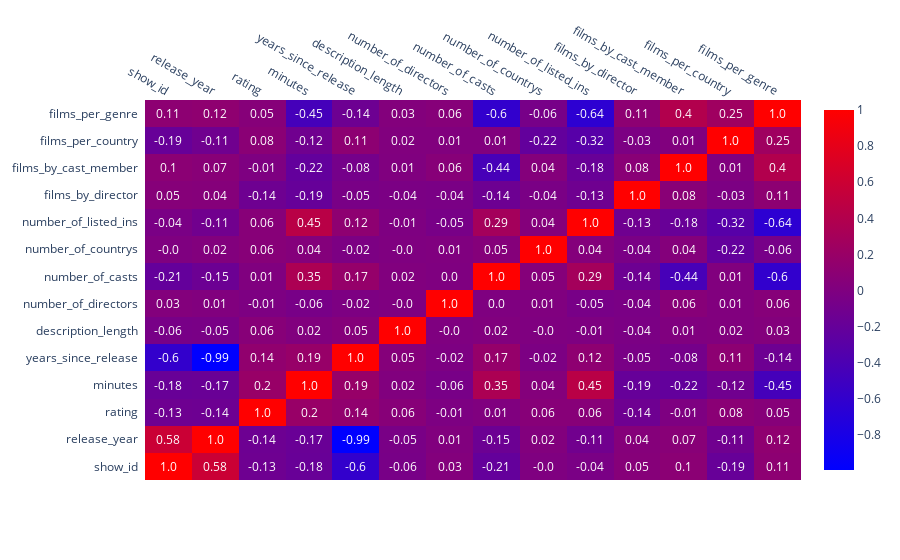

Write notebook code for a chart like this one.
### Markdown cell above
### 4.3.1 Numerical Attributes

### Code cell
num_attributes = exploratory_data_analysis.select_dtypes(include='number')
correlation = num_attributes.corr(method='pearson')

fig = ff.create_annotated_heatmap(
    z=correlation.values, 
    x=list(correlation.columns), 
    y=list(correlation.index), 
    annotation_text=correlation.round(2).values, 
    showscale=True,
    colorscale='Bluered'
)
fig.show()

### Figure 1 — Plotly figure (JSON) as saved in the notebook; plotly's stock layout.template omitted (floating-point values rounded to 4 significant figures; data arrays with more than 128 entries replaced by an {"elided": "..."} marker saying what was removed)
{"data": [{"colorscale": [[0, "rgb(0,0,255)"], [1, "rgb(255,0,0)"]], "reversescale": false, "showscale": true, "type": "heatmap", "x": ["show_id", "release_year", "rating", "minutes", "years_since_release", "description_length", "number_of_directors", "number_of_casts", "number_of_countrys", "number_of_listed_ins", "films_by_director", "films_by_cast_member", "films_per_country", "films_per_genre"], "y": ["show_id", "release_year", "rating", "minutes", "years_since_release", "description_length", "number_of_directors", "number_of_casts", "number_of_countrys", "number_of_listed_ins", "films_by_director", "films_by_cast_member", "films_per_country", "films_per_genre"], "z": {"elided": "14x14 float values"}}], "layout": {"annotations": [{"font": {"color": "#FFFFFF"}, "showarrow": false, "text": "1.0", "x": "show_id", "xref": "x", "y": "show_id", "yref": "y"}, {"font": {"color": "#FFFFFF"}, "showarrow": false, "text": "0.58", "x": "release_year", "xref": "x", "y": "show_id", "yref": "y"}, {"font": {"color": "#FFFFFF"}, "showarrow": false, "text": "-0.13", "x": "rating", "xref": "x", "y": "show_id", "yref": "y"}, {"font": {"color": "#FFFFFF"}, "showarrow": false, "text": "-0.18", "x": "minutes", "xref": "x", "y": "show_id", "yref": "y"}, {"font": {"color": "#FFFFFF"}, "showarrow": false, "text": "-0.6", "x": "years_since_release", "xref": "x", "y": "show_id", "yref": "y"}, {"font": {"color": "#FFFFFF"}, "showarrow": false, "text": "-0.06", "x": "description_length", "xref": "x", "y": "show_id", "yref": "y"}, {"font": {"color": "#FFFFFF"}, "showarrow": false, "text": "0.03", "x": "number_of_directors", "xref": "x", "y": "show_id", "yref": "y"}, {"font": {"color": "#FFFFFF"}, "showarrow": false, "text": "-0.21", "x": "number_of_casts", "xref": "x", "y": "show_id", "yref": "y"}, {"font": {"color": "#FFFFFF"}, "showarrow": false, "text": "-0.0", "x": "number_of_countrys", "xref": "x", "y": "show_id", "yref": "y"}, {"font": {"color": "#FFFFFF"}, "showarrow": false, "text": "-0.04", "x": "number_of_listed_ins", "xref": "x", "y": "show_id", "yref": "y"}, {"font": {"color": "#FFFFFF"}, "showarrow": false, "text": "0.05", "x": "films_by_director", "xref": "x", "y": "show_id", "yref": "y"}, {"font": {"color": "#FFFFFF"}, "showarrow": false, "text": "0.1", "x": "films_by_cast_member", "xref": "x", "y": "show_id", "yref": "y"}, {"font": {"color": "#FFFFFF"}, "showarrow": false, "text": "-0.19", "x": "films_per_country", "xref": "x", "y": "show_id", "yref": "y"}, {"font": {"color": "#FFFFFF"}, "showarrow": false, "text": "0.11", "x": "films_per_genre", "xref": "x", "y": "show_id", "yref": "y"}, {"font": {"color": "#FFFFFF"}, "showarrow": false, "text": "0.58", "x": "show_id", "xref": "x", "y": "release_year", "yref": "y"}, {"font": {"color": "#FFFFFF"}, "showarrow": false, "text": "1.0", "x": "release_year", "xref": "x", "y": "release_year", "yref": "y"}, {"font": {"color": "#FFFFFF"}, "showarrow": false, "text": "-0.14", "x": "rating", "xref": "x", "y": "release_year", "yref": "y"}, {"font": {"color": "#FFFFFF"}, "showarrow": false, "text": "-0.17", "x": "minutes", "xref": "x", "y": "release_year", "yref": "y"}, {"font": {"color": "#FFFFFF"}, "showarrow": false, "text": "-0.99", "x": "years_since_release", "xref": "x", "y": "release_year", "yref": "y"}, {"font": {"color": "#FFFFFF"}, "showarrow": false, "text": "-0.05", "x": "description_length", "xref": "x", "y": "release_year", "yref": "y"}, {"font": {"color": "#FFFFFF"}, "showarrow": false, "text": "0.01", "x": "number_of_directors", "xref": "x", "y": "release_year", "yref": "y"}, {"font": {"color": "#FFFFFF"}, "showarrow": false, "text": "-0.15", "x": "number_of_casts", "xref": "x", "y": "release_year", "yref": "y"}, {"font": {"color": "#FFFFFF"}, "showarrow": false, "text": "0.02", "x": "number_of_countrys", "xref": "x", "y": "release_year", "yref": "y"}, {"font": {"color": "#FFFFFF"}, "showarrow": false, "text": "-0.11", "x": "number_of_listed_ins", "xref": "x", "y": "release_year", "yref": "y"}, {"font": {"color": "#FFFFFF"}, "showarrow": false, "text": "0.04", "x": "films_by_director", "xref": "x", "y": "release_year", "yref": "y"}, {"font": {"color": "#FFFFFF"}, "showarrow": false, "text": "0.07", "x": "films_by_cast_member", "xref": "x", "y": "release_year", "yref": "y"}, {"font": {"color": "#FFFFFF"}, "showarrow": false, "text": "-0.11", "x": "films_per_country", "xref": "x", "y": "release_year", "yref": "y"}, {"font": {"color": "#FFFFFF"}, "showarrow": false, "text": "0.12", "x": "films_per_genre", "xref": "x", "y": "release_year", "yref": "y"}, {"font": {"color": "#FFFFFF"}, "showarrow": false, "text": "-0.13", "x": "show_id", "xref": "x", "y": "rating", "yref": "y"}, {"font": {"color": "#FFFFFF"}, "showarrow": false, "text": "-0.14", "x": "release_year", "xref": "x", "y": "rating", "yref": "y"}, {"font": {"color": "#FFFFFF"}, "showarrow": false, "text": "1.0", "x": "rating", "xref": "x", "y": "rating", "yref": "y"}, {"font": {"color": "#FFFFFF"}, "showarrow": false, "text": "0.2", "x": "minutes", "xref": "x", "y": "rating", "yref": "y"}, {"font": {"color": "#FFFFFF"}, "showarrow": false, "text": "0.14", "x": "years_since_release", "xref": "x", "y": "rating", "yref": "y"}, {"font": {"color": "#FFFFFF"}, "showarrow": false, "text": "0.06", "x": "description_length", "xref": "x", "y": "rating", "yref": "y"}, {"font": {"color": "#FFFFFF"}, "showarrow": false, "text": "-0.01", "x": "number_of_directors", "xref": "x", "y": "rating", "yref": "y"}, {"font": {"color": "#FFFFFF"}, "showarrow": false, "text": "0.01", "x": "number_of_casts", "xref": "x", "y": "rating", "yref": "y"}, {"font": {"color": "#FFFFFF"}, "showarrow": false, "text": "0.06", "x": "number_of_countrys", "xref": "x", "y": "rating", "yref": "y"}, {"font": {"color": "#FFFFFF"}, "showarrow": false, "text": "0.06", "x": "number_of_listed_ins", "xref": "x", "y": "rating", "yref": "y"}, {"font": {"color": "#FFFFFF"}, "showarrow": false, "text": "-0.14", "x": "films_by_director", "xref": "x", "y": "rating", "yref": "y"}, {"font": {"color": "#FFFFFF"}, "showarrow": false, "text": "-0.01", "x": "films_by_cast_member", "xref": "x", "y": "rating", "yref": "y"}, {"font": {"color": "#FFFFFF"}, "showarrow": false, "text": "0.08", "x": "films_per_country", "xref": "x", "y": "rating", "yref": "y"}, {"font": {"color": "#FFFFFF"}, "showarrow": false, "text": "0.05", "x": "films_per_genre", "xref": "x", "y": "rating", "yref": "y"}, {"font": {"color": "#FFFFFF"}, "showarrow": false, "text": "-0.18", "x": "show_id", "xref": "x", "y": "minutes", "yref": "y"}, {"font": {"color": "#FFFFFF"}, "showarrow": false, "text": "-0.17", "x": "release_year", "xref": "x", "y": "minutes", "yref": "y"}, {"font": {"color": "#FFFFFF"}, "showarrow": false, "text": "0.2", "x": "rating", "xref": "x", "y": "minutes", "yref": "y"}, {"font": {"color": "#FFFFFF"}, "showarrow": false, "text": "1.0", "x": "minutes", "xref": "x", "y": "minutes", "yref": "y"}, {"font": {"color": "#FFFFFF"}, "showarrow": false, "text": "0.19", "x": "years_since_release", "xref": "x", "y": "minutes", "yref": "y"}, {"font": {"color": "#FFFFFF"}, "showarrow": false, "text": "0.02", "x": "description_length", "xref": "x", "y": "minutes", "yref": "y"}, {"font": {"color": "#FFFFFF"}, "showarrow": false, "text": "-0.06", "x": "number_of_directors", "xref": "x", "y": "minutes", "yref": "y"}, {"font": {"color": "#FFFFFF"}, "showarrow": false, "text": "0.35", "x": "number_of_casts", "xref": "x", "y": "minutes", "yref": "y"}, {"font": {"color": "#FFFFFF"}, "showarrow": false, "text": "0.04", "x": "number_of_countrys", "xref": "x", "y": "minutes", "yref": "y"}, {"font": {"color": "#FFFFFF"}, "showarrow": false, "text": "0.45", "x": "number_of_listed_ins", "xref": "x", "y": "minutes", "yref": "y"}, {"font": {"color": "#FFFFFF"}, "showarrow": false, "text": "-0.19", "x": "films_by_director", "xref": "x", "y": "minutes", "yref": "y"}, {"font": {"color": "#FFFFFF"}, "showarrow": false, "text": "-0.22", "x": "films_by_cast_member", "xref": "x", "y": "minutes", "yref": "y"}, {"font": {"color": "#FFFFFF"}, "showarrow": false, "text": "-0.12", "x": "films_per_country", "xref": "x", "y": "minutes", "yref": "y"}, {"font": {"color": "#FFFFFF"}, "showarrow": false, "text": "-0.45", "x": "films_per_genre", "xref": "x", "y": "minutes", "yref": "y"}, {"font": {"color": "#FFFFFF"}, "showarrow": false, "text": "-0.6", "x": "show_id", "xref": "x", "y": "years_since_release", "yref": "y"}, {"font": {"color": "#FFFFFF"}, "showarrow": false, "text": "-0.99", "x": "release_year", "xref": "x", "y": "years_since_release", "yref": "y"}, {"font": {"color": "#FFFFFF"}, "showarrow": false, "text": "0.14", "x": "rating", "xref": "x", "y": "years_since_release", "yref": "y"}, {"font": {"color": "#FFFFFF"}, "showarrow": false, "text": "0.19", "x": "minutes", "xref": "x", "y": "years_since_release", "yref": "y"}, {"font": {"color": "#FFFFFF"}, "showarrow": false, "text": "1.0", "x": "years_since_release", "xref": "x", "y": "years_since_release", "yref": "y"}, {"font": {"color": "#FFFFFF"}, "showarrow": false, "text": "0.05", "x": "description_length", "xref": "x", "y": "years_since_release", "yref": "y"}, {"font": {"color": "#FFFFFF"}, "showarrow": false, "text": "-0.02", "x": "number_of_directors", "xref": "x", "y": "years_since_release", "yref": "y"}, {"font": {"color": "#FFFFFF"}, "showarrow": false, "text": "0.17", "x": "number_of_casts", "xref": "x", "y": "years_since_release", "yref": "y"}, {"font": {"color": "#FFFFFF"}, "showarrow": false, "text": "-0.02", "x": "number_of_countrys", "xref": "x", "y": "years_since_release", "yref": "y"}, {"font": {"color": "#FFFFFF"}, "showarrow": false, "text": "0.12", "x": "number_of_listed_ins", "xref": "x", "y": "years_since_release", "yref": "y"}, {"font": {"color": "#FFFFFF"}, "showarrow": false, "text": "-0.05", "x": "films_by_director", "xref": "x", "y": "years_since_release", "yref": "y"}, {"font": {"color": "#FFFFFF"}, "showarrow": false, "text": "-0.08", "x": "films_by_cast_member", "xref": "x", "y": "years_since_release", "yref": "y"}, {"font": {"color": "#FFFFFF"}, "showarrow": false, "text": "0.11", "x": "films_per_country", "xref": "x", "y": "years_since_release", "yref": "y"}, {"font": {"color": "#FFFFFF"}, "showarrow": false, "text": "-0.14", "x": "films_per_genre", "xref": "x", "y": "years_since_release", "yref": "y"}, {"font": {"color": "#FFFFFF"}, "showarrow": false, "text": "-0.06", "x": "show_id", "xref": "x", "y": "description_length", "yref": "y"}, {"font": {"color": "#FFFFFF"}, "showarrow": false, "text": "-0.05", "x": "release_year", "xref": "x", "y": "description_length", "yref": "y"}, {"font": {"color": "#FFFFFF"}, "showarrow": false, "text": "0.06", "x": "rating", "xref": "x", "y": "description_length", "yref": "y"}, {"font": {"color": "#FFFFFF"}, "showarrow": false, "text": "0.02", "x": "minutes", "xref": "x", "y": "description_length", "yref": "y"}, {"font": {"color": "#FFFFFF"}, "showarrow": false, "text": "0.05", "x": "years_since_release", "xref": "x", "y": "description_length", "yref": "y"}, {"font": {"color": "#FFFFFF"}, "showarrow": false, "text": "1.0", "x": "description_length", "xref": "x", "y": "description_length", "yref": "y"}, {"font": {"color": "#FFFFFF"}, "showarrow": false, "text": "-0.0", "x": "number_of_directors", "xref": "x", "y": "description_length", "yref": "y"}, {"font": {"color": "#FFFFFF"}, "showarrow": false, "text": "0.02", "x": "number_of_casts", "xref": "x", "y": "description_length", "yref": "y"}, {"font": {"color": "#FFFFFF"}, "showarrow": false, "text": "-0.0", "x": "number_of_countrys", "xref": "x", "y": "description_length", "yref": "y"}, {"font": {"color": "#FFFFFF"}, "showarrow": false, "text": "-0.01", "x": "number_of_listed_ins", "xref": "x", "y": "description_length", "yref": "y"}, {"font": {"color": "#FFFFFF"}, "showarrow": false, "text": "-0.04", "x": "films_by_director", "xref": "x", "y": "description_length", "yref": "y"}, {"font": {"color": "#FFFFFF"}, "showarrow": false, "text": "0.01", "x": "films_by_cast_member", "xref": "x", "y": "description_length", "yref": "y"}, {"font": {"color": "#FFFFFF"}, "showarrow": false, "text": "0.02", "x": "films_per_country", "xref": "x", "y": "description_length", "yref": "y"}, {"font": {"color": "#FFFFFF"}, "showarrow": false, "text": "0.03", "x": "films_per_genre", "xref": "x", "y": "description_length", "yref": "y"}, {"font": {"color": "#FFFFFF"}, "showarrow": false, "text": "0.03", "x": "show_id", "xref": "x", "y": "number_of_directors", "yref": "y"}, {"font": {"color": "#FFFFFF"}, "showarrow": false, "text": "0.01", "x": "release_year", "xref": "x", "y": "number_of_directors", "yref": "y"}, {"font": {"color": "#FFFFFF"}, "showarrow": false, "text": "-0.01", "x": "rating", "xref": "x", "y": "number_of_directors", "yref": "y"}, {"font": {"color": "#FFFFFF"}, "showarrow": false, "text": "-0.06", "x": "minutes", "xref": "x", "y": "number_of_directors", "yref": "y"}, {"font": {"color": "#FFFFFF"}, "showarrow": false, "text": "-0.02", "x": "years_since_release", "xref": "x", "y": "number_of_directors", "yref": "y"}, {"font": {"color": "#FFFFFF"}, "showarrow": false, "text": "-0.0", "x": "description_length", "xref": "x", "y": "number_of_directors", "yref": "y"}, {"font": {"color": "#FFFFFF"}, "showarrow": false, "text": "1.0", "x": "number_of_directors", "xref": "x", "y": "number_of_directors", "yref": "y"}, {"font": {"color": "#FFFFFF"}, "showarrow": false, "text": "0.0", "x": "number_of_casts", "xref": "x", "y": "number_of_directors", "yref": "y"}, {"font": {"color": "#FFFFFF"}, "showarrow": false, "text": "0.01", "x": "number_of_countrys", "xref": "x", "y": "number_of_directors", "yref": "y"}, {"font": {"color": "#FFFFFF"}, "showarrow": false, "text": "-0.05", "x": "number_of_listed_ins", "xref": "x", "y": "number_of_directors", "yref": "y"}, {"font": {"color": "#FFFFFF"}, "showarrow": false, "text": "-0.04", "x": "films_by_director", "xref": "x", "y": "number_of_directors", "yref": "y"}, {"font": {"color": "#FFFFFF"}, "showarrow": false, "text": "0.06", "x": "films_by_cast_member", "xref": "x", "y": "number_of_directors", "yref": "y"}, {"font": {"color": "#FFFFFF"}, "showarrow": false, "text": "0.01", "x": "films_per_country", "xref": "x", "y": "number_of_directors", "yref": "y"}, {"font": {"color": "#FFFFFF"}, "showarrow": false, "text": "0.06", "x": "films_per_genre", "xref": "x", "y": "number_of_directors", "yref": "y"}, {"font": {"color": "#FFFFFF"}, "showarrow": false, "text": "-0.21", "x": "show_id", "xref": "x", "y": "number_of_casts", "yref": "y"}, {"font": {"color": "#FFFFFF"}, "showarrow": false, "text": "-0.15", "x": "release_year", "xref": "x", "y": "number_of_casts", "yref": "y"}, {"font": {"color": "#FFFFFF"}, "showarrow": false, "text": "0.01", "x": "rating", "xref": "x", "y": "number_of_casts", "yref": "y"}, {"font": {"color": "#FFFFFF"}, "showarrow": false, "text": "0.35", "x": "minutes", "xref": "x", "y": "number_of_casts", "yref": "y"}, {"font": {"color": "#FFFFFF"}, "showarrow": false, "text": "0.17", "x": "years_since_release", "xref": "x", "y": "number_of_casts", "yref": "y"}, {"font": {"color": "#FFFFFF"}, "showarrow": false, "text": "0.02", "x": "description_length", "xref": "x", "y": "number_of_casts", "yref": "y"}, {"font": {"color": "#FFFFFF"}, "showarrow": false, "text": "0.0", "x": "number_of_directors", "xref": "x", "y": "number_of_casts", "yref": "y"}, {"font": {"color": "#FFFFFF"}, "showarrow": false, "text": "1.0", "x": "number_of_casts", "xref": "x", "y": "number_of_casts", "yref": "y"}, {"font": {"color": "#FFFFFF"}, "showarrow": false, "text": "0.05", "x": "number_of_countrys", "xref": "x", "y": "number_of_casts", "yref": "y"}, {"font": {"color": "#FFFFFF"}, "showarrow": false, "text": "0.29", "x": "number_of_listed_ins", "xref": "x", "y": "number_of_casts", "yref": "y"}, {"font": {"color": "#FFFFFF"}, "showarrow": false, "text": "-0.14", "x": "films_by_director", "xref": "x", "y": "number_of_casts", "yref": "y"}, {"font": {"color": "#FFFFFF"}, "showarrow": false, "text": "-0.44", "x": "films_by_cast_member", "xref": "x", "y": "number_of_casts", "yref": "y"}, {"font": {"color": "#FFFFFF"}, "showarrow": false, "text": "0.01", "x": "films_per_country", "xref": "x", "y": "number_of_casts", "yref": "y"}, {"font": {"color": "#FFFFFF"}, "showarrow": false, "text": "-0.6", "x": "films_per_genre", "xref": "x", "y": "number_of_casts", "yref": "y"}, {"font": {"color": "#FFFFFF"}, "showarrow": false, "text": "-0.0", "x": "show_id", "xref": "x", "y": "number_of_countrys", "yref": "y"}, {"font": {"color": "#FFFFFF"}, "showarrow": false, "text": "0.02", "x": "release_year", "xref": "x", "y": "number_of_countrys", "yref": "y"}, {"font": {"color": "#FFFFFF"}, "showarrow": false, "text": "0.06", "x": "rating", "xref": "x", "y": "number_of_countrys", "yref": "y"}, {"font": {"color": "#FFFFFF"}, "showarrow": false, "text": "0.04", "x": "minutes", "xref": "x", "y": "number_of_countrys", "yref": "y"}, {"font": {"color": "#FFFFFF"}, "showarrow": false, "text": "-0.02", "x": "years_since_release", "xref": "x", "y": "number_of_countrys", "yref": "y"}, {"font": {"color": "#FFFFFF"}, "showarrow": false, "text": "-0.0", "x": "description_length", "xref": "x", "y": "number_of_countrys", "yref": "y"}, {"font": {"color": "#FFFFFF"}, "showarrow": false, "text": "0.01", "x": "number_of_directors", "xref": "x", "y": "number_of_countrys", "yref": "y"}, {"font": {"color": "#FFFFFF"}, "showarrow": false, "text": "0.05", "x": "number_of_casts", "xref": "x", "y": "number_of_countrys", "yref": "y"}, {"font": {"color": "#FFFFFF"}, "showarrow": false, "text": "1.0", "x": "number_of_countrys", "xref": "x", "y": "number_of_countrys", "yref": "y"}, {"font": {"color": "#FFFFFF"}, "showarrow": false, "text": "0.04", "x": "number_of_listed_ins", "xref": "x", "y": "number_of_countrys", "yref": "y"}, {"font": {"color": "#FFFFFF"}, "showarrow": false, "text": "-0.04", "x": "films_by_director", "xref": "x", "y": "number_of_countrys", "yref": "y"}, {"font": {"color": "#FFFFFF"}, "showarrow": false, "text": "0.04", "x": "films_by_cast_member", "xref": "x", "y": "number_of_countrys", "yref": "y"}, {"font": {"color": "#FFFFFF"}, "showarrow": false, "text": "-0.22", "x": "films_per_country", "xref": "x", "y": "number_of_countrys", "yref": "y"}, {"font": {"color": "#FFFFFF"}, "showarrow": false, "text": "-0.06", "x": "films_per_genre", "xref": "x", "y": "number_of_countrys", "yref": "y"}, {"font": {"color": "#FFFFFF"}, "showarrow": false, "text": "-0.04", "x": "show_id", "xref": "x", "y": "number_of_listed_ins", "yref": "y"}, {"font": {"color": "#FFFFFF"}, "showarrow": false, "text": "-0.11", "x": "release_year", "xref": "x", "y": "number_of_listed_ins", "yref": "y"}, {"font": {"color": "#FFFFFF"}, "showarrow": false, "text": "0.06", "x": "rating", "xref": "x", "y": "number_of_listed_ins", "yref": "y"}, {"font": {"color": "#FFFFFF"}, "showarrow": false, "text": "0.45", "x": "minutes", "xref": "x", "y": "number_of_listed_ins", "yref": "y"}, {"font": {"color": "#FFFFFF"}, "showarrow": false, "text": "0.12", "x": "years_since_release", "xref": "x", "y": "number_of_listed_ins", "yref": "y"}, {"font": {"color": "#FFFFFF"}, "showarrow": false, "text": "-0.01", "x": "description_length", "xref": "x", "y": "number_of_listed_ins", "yref": "y"}, {"font": {"color": "#FFFFFF"}, "showarrow": false, "text": "-0.05", "x": "number_of_directors", "xref": "x", "y": "number_of_listed_ins", "yref": "y"}, {"font": {"color": "#FFFFFF"}, "showarrow": false, "text": "0.29", "x": "number_of_casts", "xref": "x", "y": "number_of_listed_ins", "yref": "y"}, {"font": {"color": "#FFFFFF"}, "showarrow": false, "text": "0.04", "x": "number_of_countrys", "xref": "x", "y": "number_of_listed_ins", "yref": "y"}, {"font": {"color": "#FFFFFF"}, "showarrow": false, "text": "1.0", "x": "number_of_listed_ins", "xref": "x", "y": "number_of_listed_ins", "yref": "y"}, {"font": {"color": "#FFFFFF"}, "showarrow": false, "text": "-0.13", "x": "films_by_director", "xref": "x", "y": "number_of_listed_ins", "yref": "y"}, {"font": {"color": "#FFFFFF"}, "showarrow": false, "text": "-0.18", "x": "films_by_cast_member", "xref": "x", "y": "number_of_listed_ins", "yref": "y"}, {"font": {"color": "#FFFFFF"}, "showarrow": false, "text": "-0.32", "x": "films_per_country", "xref": "x", "y": "number_of_listed_ins", "yref": "y"}, {"font": {"color": "#FFFFFF"}, "showarrow": false, "text": "-0.64", "x": "films_per_genre", "xref": "x", "y": "number_of_listed_ins", "yref": "y"}, {"font": {"color": "#FFFFFF"}, "showarrow": false, "text": "0.05", "x": "show_id", "xref": "x", "y": "films_by_director", "yref": "y"}, {"font": {"color": "#FFFFFF"}, "showarrow": false, "text": "0.04", "x": "release_year", "xref": "x", "y": "films_by_director", "yref": "y"}, {"font": {"color": "#FFFFFF"}, "showarrow": false, "text": "-0.14", "x": "rating", "xref": "x", "y": "films_by_director", "yref": "y"}, {"font": {"color": "#FFFFFF"}, "showarrow": false, "text": "-0.19", "x": "minutes", "xref": "x", "y": "films_by_director", "yref": "y"}, {"font": {"color": "#FFFFFF"}, "showarrow": false, "text": "-0.05", "x": "years_since_release", "xref": "x", "y": "films_by_director", "yref": "y"}, {"font": {"color": "#FFFFFF"}, "showarrow": false, "text": "-0.04", "x": "description_length", "xref": "x", "y": "films_by_director", "yref": "y"}, {"font": {"color": "#FFFFFF"}, "showarrow": false, "text": "-0.04", "x": "number_of_directors", "xref": "x", "y": "films_by_director", "yref": "y"}, {"font": {"color": "#FFFFFF"}, "showarrow": false, "text": "-0.14", "x": "number_of_casts", "xref": "x", "y": "films_by_director", "yref": "y"}, {"font": {"color": "#FFFFFF"}, "showarrow": false, "text": "-0.04", "x": "number_of_countrys", "xref": "x", "y": "films_by_director", "yref": "y"}, {"font": {"color": "#FFFFFF"}, "showarrow": false, "text": "-0.13", "x": "number_of_listed_ins", "xref": "x", "y": "films_by_director", "yref": "y"}, {"font": {"color": "#FFFFFF"}, "showarrow": false, "text": "1.0", "x": "films_by_director", "xref": "x", "y": "films_by_director", "yref": "y"}, {"font": {"color": "#FFFFFF"}, "showarrow": false, "text": "0.08", "x": "films_by_cast_member", "xref": "x", "y": "films_by_director", "yref": "y"}, {"font": {"color": "#FFFFFF"}, "showarrow": false, "text": "-0.03", "x": "films_per_country", "xref": "x", "y": "films_by_director", "yref": "y"}, {"font": {"color": "#FFFFFF"}, "showarrow": false, "text": "0.11", "x": "films_per_genre", "xref": "x", "y": "films_by_director", "yref": "y"}, {"font": {"color": "#FFFFFF"}, "showarrow": false, "text": "0.1", "x": "show_id", "xref": "x", "y": "films_by_cast_member", "yref": "y"}, {"font": {"color": "#FFFFFF"}, "showarrow": false, "text": "0.07", "x": "release_year", "xref": "x", "y": "films_by_cast_member", "yref": "y"}, {"font": {"color": "#FFFFFF"}, "showarrow": false, "text": "-0.01", "x": "rating", "xref": "x", "y": "films_by_cast_member", "yref": "y"}, {"font": {"color": "#FFFFFF"}, "showarrow": false, "text": "-0.22", "x": "minutes", "xref": "x", "y": "films_by_cast_member", "yref": "y"}, {"font": {"color": "#FFFFFF"}, "showarrow": false, "text": "-0.08", "x": "years_since_release", "xref": "x", "y": "films_by_cast_member", "yref": "y"}, {"font": {"color": "#FFFFFF"}, "showarrow": false, "text": "0.01", "x": "description_length", "xref": "x", "y": "films_by_cast_member", "yref": "y"}, {"font": {"color": "#FFFFFF"}, "showarrow": false, "text": "0.06", "x": "number_of_directors", "xref": "x", "y": "films_by_cast_member", "yref": "y"}, {"font": {"color": "#FFFFFF"}, "showarrow": false, "text": "-0.44", "x": "number_of_casts", "xref": "x", "y": "films_by_cast_member", "yref": "y"}, {"font": {"color": "#FFFFFF"}, "showarrow": false, "text": "0.04", "x": "number_of_countrys", "xref": "x", "y": "films_by_cast_member", "yref": "y"}, {"font": {"color": "#FFFFFF"}, "showarrow": false, "text": "-0.18", "x": "number_of_listed_ins", "xref": "x", "y": "films_by_cast_member", "yref": "y"}, {"font": {"color": "#FFFFFF"}, "showarrow": false, "text": "0.08", "x": "films_by_director", "xref": "x", "y": "films_by_cast_member", "yref": "y"}, {"font": {"color": "#FFFFFF"}, "showarrow": false, "text": "1.0", "x": "films_by_cast_member", "xref": "x", "y": "films_by_cast_member", "yref": "y"}, {"font": {"color": "#FFFFFF"}, "showarrow": false, "text": "0.01", "x": "films_per_country", "xref": "x", "y": "films_by_cast_member", "yref": "y"}, {"font": {"color": "#FFFFFF"}, "showarrow": false, "text": "0.4", "x": "films_per_genre", "xref": "x", "y": "films_by_cast_member", "yref": "y"}, {"font": {"color": "#FFFFFF"}, "showarrow": false, "text": "-0.19", "x": "show_id", "xref": "x", "y": "films_per_country", "yref": "y"}, {"font": {"color": "#FFFFFF"}, "showarrow": false, "text": "-0.11", "x": "release_year", "xref": "x", "y": "films_per_country", "yref": "y"}, {"font": {"color": "#FFFFFF"}, "showarrow": false, "text": "0.08", "x": "rating", "xref": "x", "y": "films_per_country", "yref": "y"}, {"font": {"color": "#FFFFFF"}, "showarrow": false, "text": "-0.12", "x": "minutes", "xref": "x", "y": "films_per_country", "yref": "y"}, {"font": {"color": "#FFFFFF"}, "showarrow": false, "text": "0.11", "x": "years_since_release", "xref": "x", "y": "films_per_country", "yref": "y"}, {"font": {"color": "#FFFFFF"}, "showarrow": false, "text": "0.02", "x": "description_length", "xref": "x", "y": "films_per_country", "yref": "y"}, {"font": {"color": "#FFFFFF"}, "showarrow": false, "text": "0.01", "x": "number_of_directors", "xref": "x", "y": "films_per_country", "yref": "y"}, {"font": {"color": "#FFFFFF"}, "showarrow": false, "text": "0.01", "x": "number_of_casts", "xref": "x", "y": "films_per_country", "yref": "y"}, {"font": {"color": "#FFFFFF"}, "showarrow": false, "text": "-0.22", "x": "number_of_countrys", "xref": "x", "y": "films_per_country", "yref": "y"}, {"font": {"color": "#FFFFFF"}, "showarrow": false, "text": "-0.32", "x": "number_of_listed_ins", "xref": "x", "y": "films_per_country", "yref": "y"}, {"font": {"color": "#FFFFFF"}, "showarrow": false, "text": "-0.03", "x": "films_by_director", "xref": "x", "y": "films_per_country", "yref": "y"}, {"font": {"color": "#FFFFFF"}, "showarrow": false, "text": "0.01", "x": "films_by_cast_member", "xref": "x", "y": "films_per_country", "yref": "y"}, {"font": {"color": "#FFFFFF"}, "showarrow": false, "text": "1.0", "x": "films_per_country", "xref": "x", "y": "films_per_country", "yref": "y"}, {"font": {"color": "#FFFFFF"}, "showarrow": false, "text": "0.25", "x": "films_per_genre", "xref": "x", "y": "films_per_country", "yref": "y"}, {"font": {"color": "#FFFFFF"}, "showarrow": false, "text": "0.11", "x": "show_id", "xref": "x", "y": "films_per_genre", "yref": "y"}, {"font": {"color": "#FFFFFF"}, "showarrow": false, "text": "0.12", "x": "release_year", "xref": "x", "y": "films_per_genre", "yref": "y"}, {"font": {"color": "#FFFFFF"}, "showarrow": false, "text": "0.05", "x": "rating", "xref": "x", "y": "films_per_genre", "yref": "y"}, {"font": {"color": "#FFFFFF"}, "showarrow": false, "text": "-0.45", "x": "minutes", "xref": "x", "y": "films_per_genre", "yref": "y"}, {"font": {"color": "#FFFFFF"}, "showarrow": false, "text": "-0.14", "x": "years_since_release", "xref": "x", "y": "films_per_genre", "yref": "y"}, {"font": {"color": "#FFFFFF"}, "showarrow": false, "text": "0.03", "x": "description_length", "xref": "x", "y": "films_per_genre", "yref": "y"}, {"font": {"color": "#FFFFFF"}, "showarrow": false, "text": "0.06", "x": "number_of_directors", "xref": "x", "y": "films_per_genre", "yref": "y"}, {"font": {"color": "#FFFFFF"}, "showarrow": false, "text": "-0.6", "x": "number_of_casts", "xref": "x", "y": "films_per_genre", "yref": "y"}, {"font": {"color": "#FFFFFF"}, "showarrow": false, "text": "-0.06", "x": "number_of_countrys", "xref": "x", "y": "films_per_genre", "yref": "y"}, {"font": {"color": "#FFFFFF"}, "showarrow": false, "text": "-0.64", "x": "number_of_listed_ins", "xref": "x", "y": "films_per_genre", "yref": "y"}, {"font": {"color": "#FFFFFF"}, "showarrow": false, "text": "0.11", "x": "films_by_director", "xref": "x", "y": "films_per_genre", "yref": "y"}, {"font": {"color": "#FFFFFF"}, "showarrow": false, "text": "0.4", "x": "films_by_cast_member", "xref": "x", "y": "films_per_genre", "yref": "y"}, {"font": {"color": "#FFFFFF"}, "showarrow": false, "text": "0.25", "x": "films_per_country", "xref": "x", "y": "films_per_genre", "yref": "y"}, {"font": {"color": "#FFFFFF"}, "showarrow": false, "text": "1.0", "x": "films_per_genre", "xref": "x", "y": "films_per_genre", "yref": "y"}], "xaxis": {"dtick": 1, "gridcolor": "rgb(0, 0, 0)", "side": "top", "ticks": ""}, "yaxis": {"dtick": 1, "ticks": "", "ticksuffix": "  "}}}
